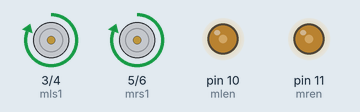
Simulated run of this sketch. Board: Arduino Uno, built with avr-gcc and run on an emulated ATmega328P. Shown: motor-driver pin pairs drawn as motors (green arrow = first pin HIGH = forward, orange = second pin HIGH = backward, longer = more drive), output pins drawn as LEDs (lit = HIGH).

Above: at 0.05 s.
At 2.0 s:
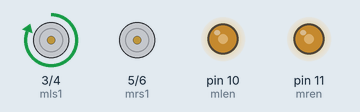
At 3.0 s:
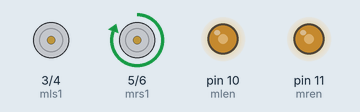
At 4.0 s:
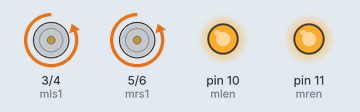
Timing chart, 0 to 5.2 s (numbered marks = the images above):
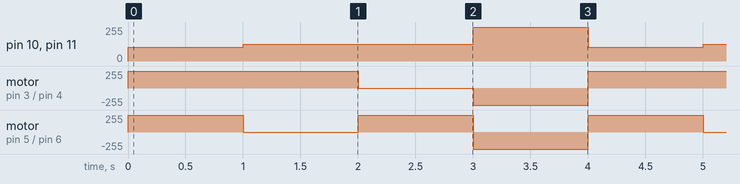

Measured:
- by itself, pin 10 (mlen), pin 11 (mren): repeats every 4.0 s: 127/255 2.0 s, 255/255 1.0 s, 102/255 1.0 s
- by itself, motor on pin 3 (mls1) / pin 4 (mls2): repeats every 4.0 s: stopped 1.0 s, backward 255/255 1.0 s, forward 255/255 2.0 s
- by itself, motor on pin 5 (mrs1) / pin 6 (mrs2): repeats every 4.0 s: stopped 1.0 s, forward 255/255 1.0 s, backward 255/255 1.0 s, forward 255/255 1.0 s

The sketch:

CSE-322-2202-lab14-task-1.ino
```cpp
int mls1=3;
int mls2=4;
int mrs1=5;
int mrs2=6;
int mlen=10;
int mren=11;

void moveForward(int speedPercent)
{
  int pwmVal=map(speedPercent,0,100,0,255);
  analogWrite(mlen,pwmVal);
  analogWrite(mren,pwmVal);
  //Move forward
  //MOve motor 1 Clockwise
  digitalWrite(mls1,HIGH);
  digitalWrite(mls2,LOW);
  //MOve motor 2 Clockwise
  digitalWrite(mrs1,HIGH);
  digitalWrite(mrs2,LOW);
}

void moveBackward(int speedPercent)
{
  int pwmVal=map(speedPercent,0,100,0,255);
  analogWrite(mlen,pwmVal);
  analogWrite(mren,pwmVal);
  //Move Backward
  //move motor 1 anticlockwise
  digitalWrite(mls1,LOW);
  digitalWrite(mls2,HIGH);
  //move motor 2 anticlockwise
  digitalWrite(mrs1,LOW);
  digitalWrite(mrs2,HIGH);
}

void moveForwardRight(int speedPercent)
{
  int pwmVal=map(speedPercent,0,100,0,255);
  analogWrite(mlen,pwmVal);
  analogWrite(mren,pwmVal);
  //Move Forward Right
  //move motor 1 clockwise
  digitalWrite(mls1,HIGH);
  digitalWrite(mls2,LOW);
  //Stop Motor 2
  digitalWrite(mrs1,LOW);
  digitalWrite(mrs2,LOW);
}

void moveForwardLeft(int speedPercent)
{
  int pwmVal=map(speedPercent,0,100,0,255);
  analogWrite(mlen,pwmVal);
  analogWrite(mren,pwmVal);
  //Move Forward Left
  //Stop Motor 2
  digitalWrite(mls1,LOW);
  digitalWrite(mls2,LOW);
  //Move motor 2 clockwise
  digitalWrite(mrs1,HIGH);
  digitalWrite(mrs2,LOW);
}

void setup() {
  pinMode(mls1,OUTPUT);
  pinMode(mls2,OUTPUT);
  pinMode(mrs1,OUTPUT);
  pinMode(mrs2,OUTPUT);
  pinMode(mlen,OUTPUT);
  pinMode(mren,OUTPUT);
  Serial.begin(115200);
  digitalWrite(mlen, HIGH);
  digitalWrite(mren, HIGH);
}

void loop() {
  moveForward(40);
  delay(1000);
  moveForwardRight(50);
  delay(1000);
  moveForwardLeft(50);
  delay(1000);
  moveBackward(100);
  delay(1000);
}
```
